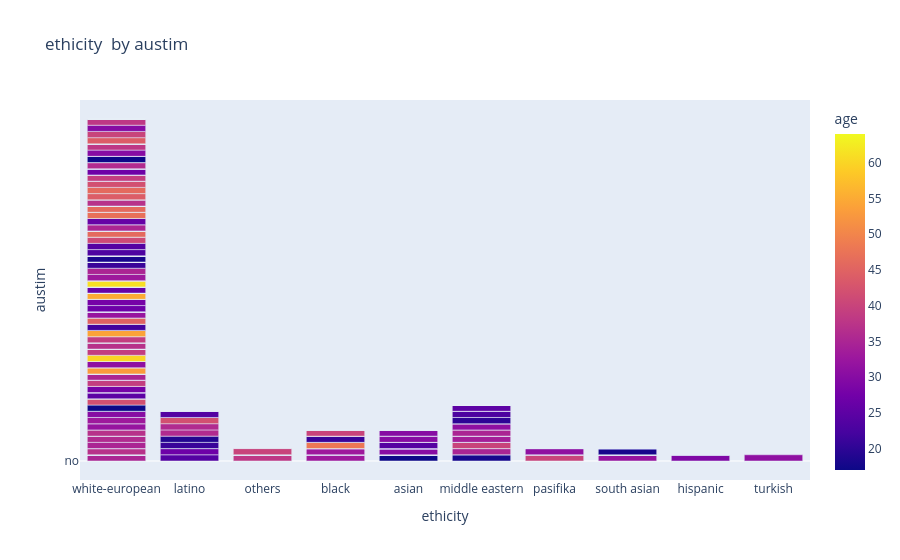

Here is the notebook cell this chart was saved with:
### Code cell
fig = px.bar(df, x='ethicity', y='austim',color="age",
             barmode='stack', title='ethicity  by austim')
fig.show()

### Figure 1 — Plotly figure (JSON) as saved in the notebook; plotly's stock layout.template omitted (floating-point values rounded to 4 significant figures; data arrays with more than 128 entries replaced by an {"elided": "..."} marker saying what was removed)
{"data": [{"alignmentgroup": "True", "hovertemplate": "ethicity=%{x}<br>austim=%{y}<br>age=%{marker.color}<extra></extra>", "legendgroup": "", "marker": {"color": {"elided": "696 int values"}, "coloraxis": "coloraxis", "pattern": {"shape": ""}}, "name": "", "offsetgroup": "", "orientation": "v", "showlegend": false, "textposition": "auto", "type": "bar", "x": {"elided": "696 str values"}, "xaxis": "x", "y": {"elided": "696 str values"}, "yaxis": "y"}], "layout": {"barmode": "stack", "coloraxis": {"colorbar": {"title": {"text": "age"}}, "colorscale": [[0, "#0d0887"], [0.1111, "#46039f"], [0.2222, "#7201a8"], [0.3333, "#9c179e"], [0.4444, "#bd3786"], [0.5556, "#d8576b"], [0.6667, "#ed7953"], [0.7778, "#fb9f3a"], [0.8889, "#fdca26"], [1, "#f0f921"]]}, "legend": {"tracegroupgap": 0}, "title": {"text": "ethicity  by austim"}, "xaxis": {"anchor": "y", "domain": [0, 1], "title": {"text": "ethicity"}}, "yaxis": {"anchor": "x", "domain": [0, 1], "title": {"text": "austim"}}}}
